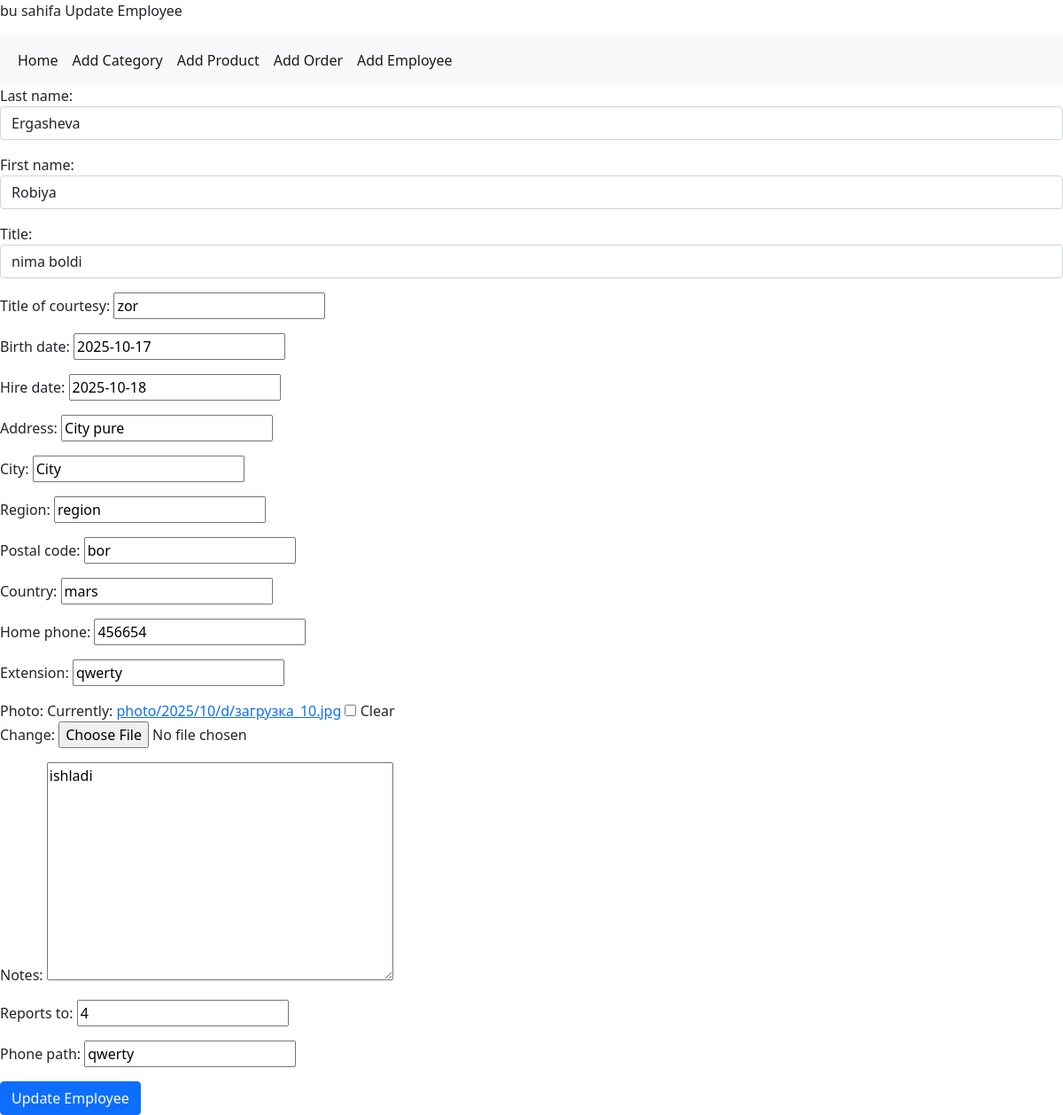
Screenshot of /updateemployee/3/ with the database file from the repository.
### app1/models.py (models this page shows, shortened)
class Employee(models.Model):
    last_name = models.CharField(max_length=200,null=True, blank=True)
    first_name = models.CharField(max_length=200,null=True, blank=True)
    title = models.CharField(max_length=200,null=True, blank=True)
    title_of_courtesy = models.CharField(max_length=200,null=True, blank=True)
    birth_date = models.DateField(null=True, blank=True)
    hire_date = models.DateField(null=True, blank=True)
    address = models.CharField(max_length=200,null=True, blank=True)
    city = models.CharField(max_length=200,null=True, blank=True)
    region = models.CharField(max_length=200,null=True, blank=True)
    postal_code = models.CharField(max_length=200,null=True, blank=True)
    country = models.CharField(max_length=200,null=True, blank=True)
    home_phone = models.CharField(max_length=200,null=True, blank=True)
    extension = models.CharField(max_length=200,null=True, blank=True)
    photo = models.ImageField(upload_to='photo/%Y/%m/d',null=True, blank=True)
    notes = models.TextField(null=True, blank=True)
    reports_to = models.IntegerField(null=True, blank=True)
    phone_path = models.CharField(max_length=200,null=True, blank=True)

### app1/views.py (the view)
# urls.py: path('updateemployee/<int:pk>/',UpdateEmployee.as_view(),name = 'updateemployee'),
class UpdateEmployee(UpdateView):
    model = Employee
    form_class = EmployeeForm
    template_name = 'updateemployee.html'
    success_url = reverse_lazy('index')
    pk_url_kwarg = 'pk'

### app1/forms.py (shortened to what this page needs)
class EmployeeForm(forms.ModelForm):
    class Meta:
        model = Employee
        fields = '__all__'
        widgets = {
            "last_name": forms.TextInput(attrs={'class': 'form-control'}),
            "first_name": forms.TextInput(attrs={'class': 'form-control'}),
            'title': forms.TextInput(attrs={'class': 'form-control'}),
        }

### app1/templates/updateemployee.html (shortened to what this page needs)
<!DOCTYPE html>
<html lang="en">
<head>
</head>
<body>
<p>bu sahifa Update Employee</p>
<nav class="navbar navbar-expand-lg navbar-light bg-light">
    <div class="container-fluid">
        <div class="collapse navbar-collapse" id="navbarNav">
            <ul class="navbar-nav">
                <li class="nav-item">
                    <a class="nav-link active" aria-current="page" href="{% url 'index' %}">Home</a>
                </li>
                <li>
                    <a class="nav-link active" href="{% url 'addcategory' %}" tabindex="-1" aria-disabled="true">Add Category</a>
                </li>
                <li>
                    <a class="nav-link active" href="{% url 'addproduct' %}" tabindex="-1" aria-disabled="true">Add Product</a>
                </li>
                <li>
                    <a class="nav-link active" href="{% url 'addorder' %}" tabindex="-1" aria-disabled="true">Add Order</a>
                </li>
                <li>
                    <a class="nav-link active" href="{% url 'addemployee' %}" tabindex="-1" aria-disabled="true">Add Employee</a>
                </li>
            </ul>
        </div>
    </div>
</nav>
<form action="{% url 'updateemployee' employee.pk %}" method="post" enctype="multipart/form-data">
    {{ form.as_p }}
    <button type="submit" class="btn btn-primary btn-block">Update Employee</button>
</form>
<link href="https://cdn.jsdelivr.net/npm/bootstrap@5.0.2/dist/css/bootstrap.min.css" rel="stylesheet"
>
</body>
</html>

### rows the page displays
Employee: last_name "Ergasheva", first_name "Robiya", title "nima boldi", title_of_courtesy "zor", birth_date "2025-10-17", hire_date "2025-10-18", address "City pure", city "City", region "region", postal_code "bor", country "mars", home_phone "456654", extension "qwerty", notes "ishladi", reports_to "4", phone_path "qwerty"
